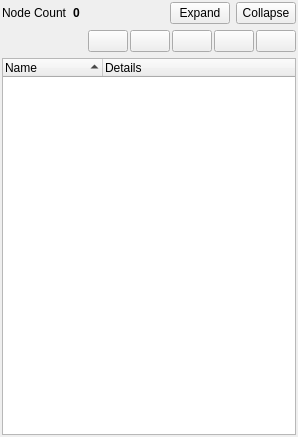
<?xml version="1.0" encoding="UTF-8"?>
<ui version="4.0">
 <class>NodeTreePanel</class>
 <widget class="QWidget" name="NodeTreePanel">
  <property name="geometry">
   <rect>
    <x>0</x>
    <y>0</y>
    <width>298</width>
    <height>437</height>
   </rect>
  </property>
  <property name="windowTitle">
   <string>Form</string>
  </property>
  <layout class="QVBoxLayout" name="verticalLayout">
   <property name="margin">
    <number>2</number>
   </property>
   <item>
    <layout class="QHBoxLayout" name="horizontalLayout">
     <item>
      <widget class="QLabel" name="mNodeCountLabel">
       <property name="sizePolicy">
        <sizepolicy hsizetype="Maximum" vsizetype="Preferred">
         <horstretch>0</horstretch>
         <verstretch>0</verstretch>
        </sizepolicy>
       </property>
       <property name="text">
        <string>Node Count</string>
       </property>
      </widget>
     </item>
     <item>
      <widget class="QLabel" name="mNodeCount">
       <property name="sizePolicy">
        <sizepolicy hsizetype="MinimumExpanding" vsizetype="Preferred">
         <horstretch>0</horstretch>
         <verstretch>0</verstretch>
        </sizepolicy>
       </property>
       <property name="font">
        <font>
         <weight>75</weight>
         <bold>true</bold>
        </font>
       </property>
       <property name="text">
        <string>0</string>
       </property>
      </widget>
     </item>
     <item>
      <widget class="QPushButton" name="mButtonExpandAll">
       <property name="sizePolicy">
        <sizepolicy hsizetype="Maximum" vsizetype="Fixed">
         <horstretch>0</horstretch>
         <verstretch>0</verstretch>
        </sizepolicy>
       </property>
       <property name="maximumSize">
        <size>
         <width>60</width>
         <height>16777215</height>
        </size>
       </property>
       <property name="text">
        <string>Expand</string>
       </property>
      </widget>
     </item>
     <item>
      <widget class="QPushButton" name="mButtonCollapseAll">
       <property name="sizePolicy">
        <sizepolicy hsizetype="Minimum" vsizetype="Fixed">
         <horstretch>0</horstretch>
         <verstretch>0</verstretch>
        </sizepolicy>
       </property>
       <property name="maximumSize">
        <size>
         <width>60</width>
         <height>16777215</height>
        </size>
       </property>
       <property name="text">
        <string>Collapse</string>
       </property>
      </widget>
     </item>
    </layout>
   </item>
   <item>
    <layout class="QHBoxLayout" name="horizontalLayout_2">
     <property name="spacing">
      <number>2</number>
     </property>
     <property name="topMargin">
      <number>0</number>
     </property>
     <item>
      <spacer name="horizontalSpacer">
       <property name="orientation">
        <enum>Qt::Horizontal</enum>
       </property>
       <property name="sizeHint" stdset="0">
        <size>
         <width>40</width>
         <height>20</height>
        </size>
       </property>
      </spacer>
     </item>
     <item>
      <widget class="QPushButton" name="mButtonFilterOccluders">
       <property name="toolTip">
        <string>Filter out occluders</string>
       </property>
       <property name="text">
        <string/>
       </property>
       <property name="icon">
        <iconset resource="dtqt.qrc">
         <normaloff>:/dtQt/icons/nodes/occluder.png</normaloff>:/dtQt/icons/nodes/occluder.png</iconset>
       </property>
       <property name="checkable">
        <bool>true</bool>
       </property>
       <property name="checked">
        <bool>false</bool>
       </property>
      </widget>
     </item>
     <item>
      <widget class="QPushButton" name="mButtonFilterGeodes">
       <property name="toolTip">
        <string>Filter out geodes</string>
       </property>
       <property name="text">
        <string/>
       </property>
       <property name="icon">
        <iconset resource="dtqt.qrc">
         <normaloff>:/dtQt/icons/nodes/geode.png</normaloff>
         <normalon>:/dtQt/icons/nodes/geode.png</normalon>:/dtQt/icons/nodes/geode.png</iconset>
       </property>
       <property name="checkable">
        <bool>true</bool>
       </property>
       <property name="checked">
        <bool>false</bool>
       </property>
      </widget>
     </item>
     <item>
      <widget class="QPushButton" name="mButtonFilterGroups">
       <property name="toolTip">
        <string>Filter out groups</string>
       </property>
       <property name="text">
        <string/>
       </property>
       <property name="icon">
        <iconset resource="dtqt.qrc">
         <normaloff>:/dtQt/icons/nodes/group.png</normaloff>:/dtQt/icons/nodes/group.png</iconset>
       </property>
       <property name="checkable">
        <bool>true</bool>
       </property>
       <property name="checked">
        <bool>false</bool>
       </property>
      </widget>
     </item>
     <item>
      <widget class="QPushButton" name="mButtonFilterTransforms">
       <property name="toolTip">
        <string>Filter out transforms</string>
       </property>
       <property name="text">
        <string/>
       </property>
       <property name="icon">
        <iconset resource="dtqt.qrc">
         <normaloff>:/dtQt/icons/nodes/matrix.png</normaloff>:/dtQt/icons/nodes/matrix.png</iconset>
       </property>
       <property name="checkable">
        <bool>true</bool>
       </property>
       <property name="checked">
        <bool>false</bool>
       </property>
      </widget>
     </item>
     <item>
      <widget class="QPushButton" name="mButtonFilterDOFs">
       <property name="toolTip">
        <string>Filter out DOFs</string>
       </property>
       <property name="text">
        <string/>
       </property>
       <property name="icon">
        <iconset resource="dtqt.qrc">
         <normaloff>:/dtQt/icons/nodes/dof.png</normaloff>:/dtQt/icons/nodes/dof.png</iconset>
       </property>
       <property name="checkable">
        <bool>true</bool>
       </property>
       <property name="checked">
        <bool>false</bool>
       </property>
      </widget>
     </item>
    </layout>
   </item>
   <item>
    <widget class="QTreeWidget" name="mTree">
     <property name="alternatingRowColors">
      <bool>true</bool>
     </property>
     <property name="selectionMode">
      <enum>QAbstractItemView::ExtendedSelection</enum>
     </property>
     <property name="sortingEnabled">
      <bool>true</bool>
     </property>
     <property name="columnCount">
      <number>2</number>
     </property>
     <attribute name="headerVisible">
      <bool>true</bool>
     </attribute>
     <attribute name="headerDefaultSectionSize">
      <number>100</number>
     </attribute>
     <column>
      <property name="text">
       <string>Name</string>
      </property>
     </column>
     <column>
      <property name="text">
       <string>Details</string>
      </property>
     </column>
    </widget>
   </item>
  </layout>
 </widget>
 <resources>
  <include location="dtqt.qrc"/>
 </resources>
 <connections/>
</ui>
